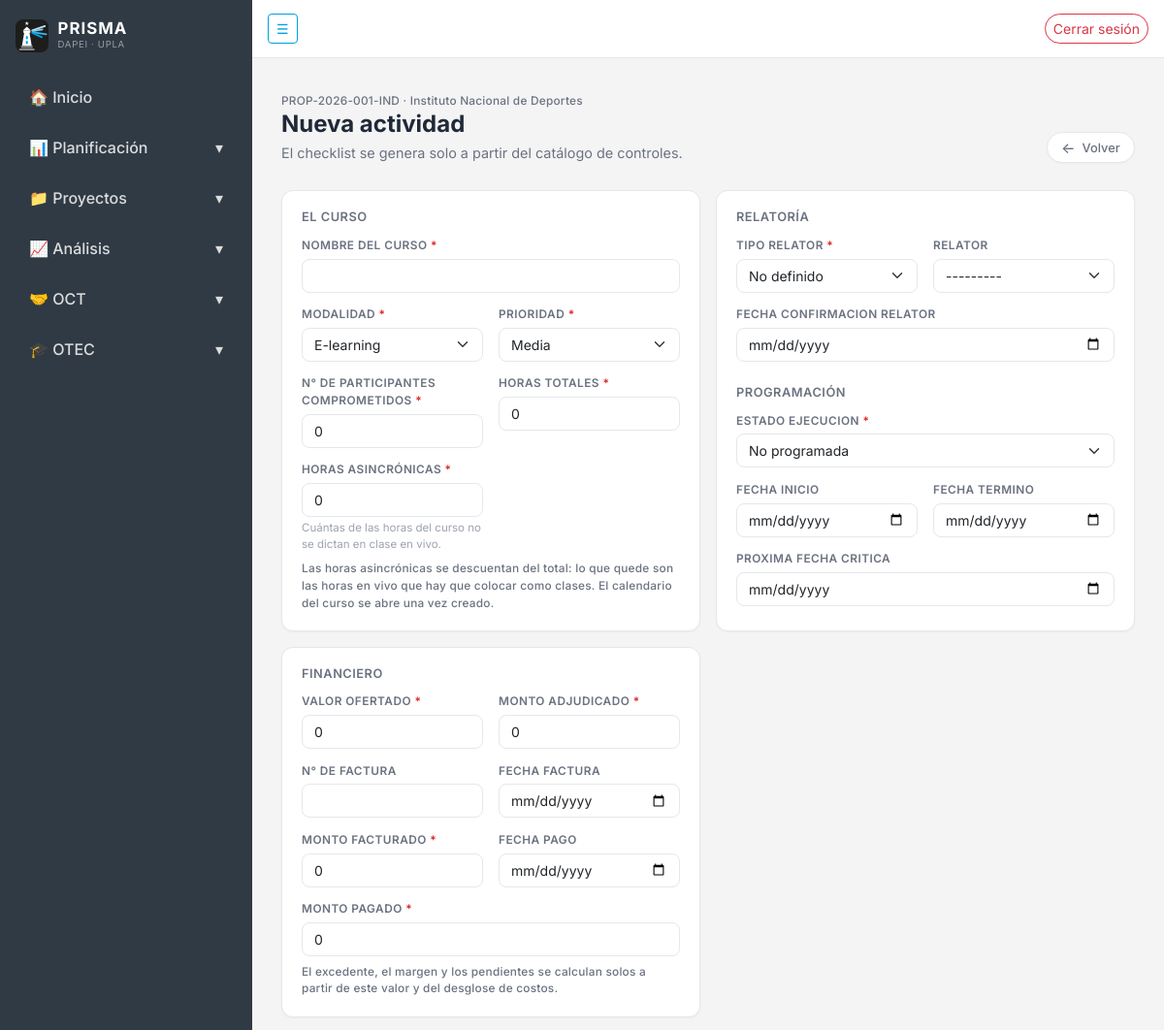
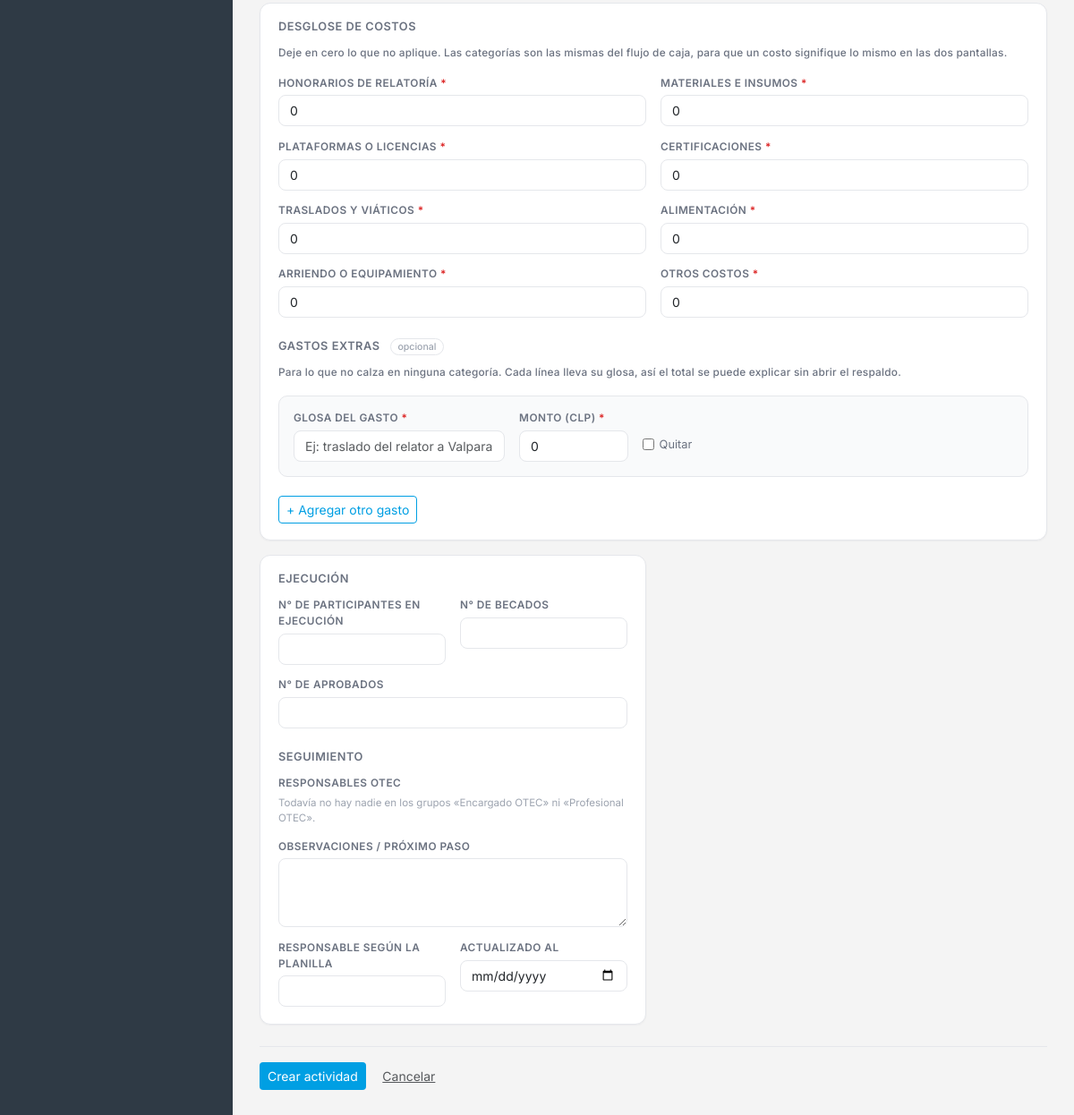
The page /otec/propuestas/1/actividades/nueva/ (signed in) on the database its author committed (2 pictures, top to bottom).
### otec/models.py (models this page shows, shortened)
class Propuesta(models.Model):
    class Canal(models.TextChoices):
        CONVENIO = "CONVENIO", "Convenio / trato directo"
        LICITACION = "LICITACION", "Licitación"
        VENTA_DIRECTA = "VENTA_DIRECTA", "Venta directa / matrícula"
        INTERNA = "INTERNA", "Gestión interna"
    class EstadoComercial(models.TextChoices):
        EN_PREPARACION = "EN_PREPARACION", "En preparación"
        ENVIADA = "ENVIADA", "Enviada"
        EN_REVISION = "EN_REVISION", "En revisión"
        GANADA = "GANADA", "Ganada"
        PERDIDA = "PERDIDA", "Perdida"
        DESISTIDA = "DESISTIDA", "Desistida"
    class EstadoConvenio(models.TextChoices):
        NO_INICIADO = "NO_INICIADO", "No iniciado"
        EN_REVISION = "EN_REVISION", "En revisión"
        EN_TRAMITE = "EN_TRAMITE", "En trámite"
        FORMALIZADO = "FORMALIZADO", "Formalizado"
    class EstadoDecretacion(models.TextChoices):
        NO_INICIADO = "NO_INICIADO", "No iniciado"
        PENDIENTE_CONVENIO = "PENDIENTE_CONVENIO", "Pendiente recepción convenio firmado"
        PENDIENTE_INTERNA = "PENDIENTE_INTERNA", "Pendiente decretación interna"
        LISTO = "LISTO", "Listo"
    codigo = models.CharField(max_length=60, unique=True)
    institucion = models.ForeignKey(
        Institucion,
        on_delete=models.PROTECT,
        related_name="propuestas",
    )
    contacto = models.ForeignKey(
        Contacto,
        on_delete=models.SET_NULL,
        null=True,
        blank=True,
        related_name="propuestas",
    )
    canal = models.CharField(max_length=20, choices=Canal.choices, default=Canal.CONVENIO)
    estado_comercial = models.CharField(
        max_length=20,
        choices=EstadoComercial.choices,
        default=EstadoComercial.EN_PREPARACION,
        db_index=True,
    )
    fecha_envio = models.DateField(null=True, blank=True)
    anio = models.PositiveIntegerField(db_index=True)
    estado_convenio = models.CharField(
        max_length=20,
        choices=EstadoConvenio.choices,
        default=EstadoConvenio.NO_INICIADO,
    )
    observacion_convenio = models.CharField(max_length=500, blank=True)
    estado_decretacion = models.CharField(
        max_length=25,
        choices=EstadoDecretacion.choices,
        default=EstadoDecretacion.NO_INICIADO,
    )
    memo_decretacion = models.CharField(max_length=50, blank=True)
    fecha_memo = models.DateField(null=True, blank=True)
    cr = models.CharField(max_length=30, blank=True, verbose_name="CR")
    n_decreto = models.CharField(max_length=50, blank=True, verbose_name="N° decreto")
    fecha_resolucion = models.DateField(null=True, blank=True)
    origen = models.CharField(
        max_length=10, choices=Origen.choices, default=Origen.MANUAL, db_index=True
    )
    creado_en = models.DateTimeField(auto_now_add=True)
    actualizado_en = models.DateTimeField(auto_now=True)
    class Meta:
        verbose_name = "propuesta"
        verbose_name_plural = "propuestas"
        ordering = ["-anio", "codigo"]

class Institucion(models.Model):
    class Tipo(models.TextChoices):
        PUBLICA = "PUBLICA", "Pública"
        PRIVADA = "PRIVADA", "Privada"
        INTERNA = "INTERNA", "Interna UPLA"
        PERSONA = "PERSONA", "Personas naturales"
    nombre = models.CharField(max_length=255, unique=True)
    sigla = models.CharField(max_length=50, blank=True)
    tipo = models.CharField(max_length=20, choices=Tipo.choices, default=Tipo.PUBLICA)
    rut = models.CharField(max_length=20, blank=True)
    activa = models.BooleanField(default=True)
    class Meta:
        verbose_name = "institución"
        verbose_name_plural = "instituciones"
        ordering = ["nombre"]

### otec/views.py (the view, shortened to what this page needs)
# urls.py: path('actividades/nueva/', views.crear_actividad, name='crear_actividad'),
@login_required
def crear_actividad(request, propuesta_pk=None):
    propuesta = (
        get_object_or_404(Propuesta, pk=propuesta_pk) if propuesta_pk else None
    )
    form = ActividadForm(request.POST or None, propuesta=propuesta)
    costos = CostoActividadForm(request.POST or None)
    extras = GastoExtraFormSet(request.POST or None, prefix="extras")
    formularios = [form, costos, extras]
    return render(request, "otec/actividad_form.html", {
        "form": form,
        "costos": costos,
        "extras": extras,
        "propuesta": propuesta,
        "propuesta_fija": propuesta is not None,
        "titulo": "Nueva actividad",
        "volver": (
            reverse("otec:detalle_propuesta", args=[propuesta.pk]) if propuesta
            else reverse("otec:lista_actividades")
        ),
    })

### otec/templates/otec/actividad_form.html (shortened to what this page needs)
{% extends "core/base.html" %}
{% load static %}
{% block content %}
<link rel="stylesheet" href="{% static 'otec/css/otec.css' %}">
<div class="otec-header">
    <div>
        {% if propuesta %}<span class="otec-codigo">{{ propuesta.codigo }} · {{ propuesta.institucion.nombre }}</span>{% endif %}
        <h2>{{ titulo }}</h2>
        <p>El checklist se genera solo a partir del catálogo de controles.</p>
    </div>
    <a href="{{ volver }}" class="btn-volver"><span class="arrow">←</span> Volver</a>
</div>
<form method="post" novalidate>
    <div class="row g-3">
        <div class="col-12 col-lg-6">
            <div class="otec-card h-100"><div class="otec-card__body">
                <h6 class="otec-card__title">El curso</h6>
                <div class="otec-form-grid">
                    {% include "otec/partials/campo.html" with campo=form.nombre clase="span-2" %}
                    {% include "otec/partials/campo.html" with campo=form.modalidad %}
                    {% include "otec/partials/campo.html" with campo=form.prioridad %}
                    {% include "otec/partials/campo.html" with campo=form.n_participantes %}
                    {% include "otec/partials/campo.html" with campo=form.horas %}
                    {% include "otec/partials/campo.html" with campo=form.horas_asincronicas %}
                </div>
                <p class="otec-codigo mt-2 mb-0">
                    Las horas asincrónicas se descuentan del total: lo que quede son
                    las horas en vivo que hay que colocar como clases.
                    {% if actividad %}
                    <a href="{% url 'otec:calendario_curso' actividad.pk %}">Ir al calendario del curso</a>.
                    {% else %}
                    El calendario del curso se abre una vez creado.
                    {% endif %}
                </p>
            </div></div>
        </div>
        <div class="col-12 col-lg-6">
            <div class="otec-card h-100"><div class="otec-card__body">
                <h6 class="otec-card__title">Relatoría</h6>
                <div class="otec-form-grid">
                    {% include "otec/partials/campo.html" with campo=form.tipo_relator %}
                    {% include "otec/partials/campo.html" with campo=form.relator %}
                    {% include "otec/partials/campo.html" with campo=form.fecha_confirmacion_relator clase="span-2" %}
                </div>
                <h6 class="otec-card__title mt-4">Programación</h6>
                <div class="otec-form-grid">
                    {% include "otec/partials/campo.html" with campo=form.estado_ejecucion clase="span-2" %}
                    {% include "otec/partials/campo.html" with campo=form.fecha_inicio %}
                    {% include "otec/partials/campo.html" with campo=form.fecha_termino %}
                    {% include "otec/partials/campo.html" with campo=form.proxima_fecha_critica clase="span-2" %}
                </div>
            </div></div>
        </div>
        <div class="col-12 col-lg-6">
            <div class="otec-card h-100"><div class="otec-card__body">
                <h6 class="otec-card__title">Financiero</h6>
                <div class="otec-form-grid">
                    {% include "otec/partials/campo.html" with campo=form.valor_ofertado %}
                    {% include "otec/partials/campo.html" with campo=form.monto_adjudicado %}
                    {% include "otec/partials/campo.html" with campo=form.n_factura %}
                    {% include "otec/partials/campo.html" with campo=form.fecha_factura %}
                    {% include "otec/partials/campo.html" with campo=form.monto_facturado %}
                    {% include "otec/partials/campo.html" with campo=form.fecha_pago %}
                    {% include "otec/partials/campo.html" with campo=form.monto_pagado clase="span-2" %}
                </div>
                <p class="otec-codigo mt-2 mb-0">
                    El excedente, el margen y los pendientes se calculan solos a
                    partir de este valor y del desglose de costos.
                </p>
            </div></div>
        </div>
        <div class="col-12">
            <div class="otec-card"><div class="otec-card__body">
                <h6 class="otec-card__title">Desglose de costos</h6>
                <p class="otec-codigo mb-3">
                    Deje en cero lo que no aplique. Las categorías son las mismas del
                    flujo de caja, para que un costo signifique lo mismo en las dos
                    pantallas.
                </p>
                <div class="otec-form-grid">
                    {% for campo in costos %}
                    {% include "otec/partials/campo.html" with campo=campo %}
                    {% endfor %}
                </div>
                <h6 class="otec-card__title mt-4">
                    Gastos extras
                    <span class="otec-opcional">opcional</span>
                </h6>
                <p class="otec-codigo mb-3">
                    Para lo que no calza en ninguna categoría. Cada línea lleva su
                    glosa, así el total se puede explicar sin abrir el respaldo.
                </p>
                <div id="otec-extras">
                    {% for ef in extras %}
                    <div class="otec-fila">
                        <div class="otec-fila__grid">
                            {% include "otec/partials/campo.html" with campo=ef.descripcion %}
                            {% include "otec/partials/campo.html" with campo=ef.monto %}
                            {% if extras.can_delete %}
                            <div class="otec-campo otec-fila__quitar">
                                <label class="otec-campo__label">&nbsp;</label>
                                <label class="otec-quitar">
                                    {{ ef.DELETE }} <span>Quitar</span>
                                </label>
                            </div>
                            {% endif %}
                        </div>
                    </div>
                    {% endfor %}
                </div>
                <button type="button" id="otec-agregar-extra"
                        class="btn btn-sm btn-outline-secondary mt-2">
                    + Agregar otro gasto
                </button>
            </div></div>
        </div>
        <div class="col-12 col-lg-6">
            <div class="otec-card h-100"><div class="otec-card__body">
                <h6 class="otec-card__title">Ejecución</h6>
                <div class="otec-form-grid">
                    {% include "otec/partials/campo.html" with campo=form.n_participantes_ejecucion %}
                    {% include "otec/partials/campo.html" with campo=form.n_becados %}
                    {% include "otec/partials/campo.html" with campo=form.n_aprobados clase="span-2" %}
                </div>
                <h6 class="otec-card__title mt-4">Seguimiento</h6>
                <div class="otec-form-grid">
                    {% include "otec/partials/campo.html" with campo=form.responsables clase="span-2" %}
                    {% include "otec/partials/campo.html" with campo=form.observaciones clase="span-2" %}
                    {% include "otec/partials/campo.html" with campo=form.responsable_seguimiento %}
                    {% include "otec/partials/campo.html" with campo=form.actualizado_al %}
                </div>
            </div></div>
        </div>
    </div>
    <div class="otec-acciones">
        <button class="btn btn-sm" style="background: var(--otec-primary); color:#fff">
            {% if actividad %}Guardar cambios{% else %}Crear actividad{% endif %}
        </button>
        <a href="{{ volver }}" class="btn btn-sm btn-link text-muted">Cancelar</a>
    </div>
</form>
{% endblock %}

### rows shown on the page
Propuesta: codigo "PROP-2026-001-IND", institucion.nombre "Instituto Nacional de Deportes"

### other values the page prints
{{ titulo }} "Nueva actividad"
{{ campo.help_text }} "Cuántas de las horas del curso no se dictan en clase en vivo. Todavía no hay nadie en los grupos «Encargado OTEC» ni «Profesional OTEC»."
{{ campo.label }} "HONORARIOS DE RELATORÍA" "MATERIALES E INSUMOS" "PLATAFORMAS O LICENCIAS" "CERTIFICACIONES" "TRASLADOS Y VIÁTICOS" "ALIMENTACIÓN" "ARRIENDO O EQUIPAMIENTO" "OTROS COSTOS" "GLOSA DEL GASTO MONTO (CLP)"
